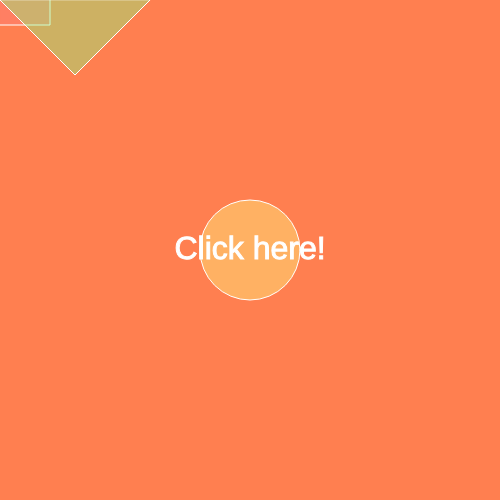
Frame 1 (no input)
Frame 60 (no input): identical to frame 1, image omitted
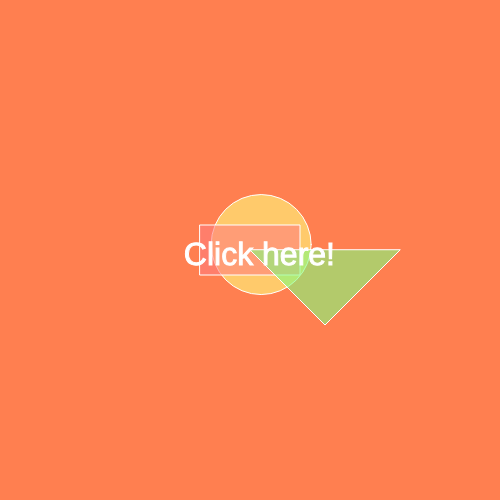
Frame 120 (the mouse pressed at the canvas centre since frame 60)

The p5.js sketch that drew these frames (run headless with seeded random() and noise() and a simulated clock; from frame 60 on, the mouse is pressed at the canvas centre):

// p5.js sketch
// ── sketch.js
let textX = 250;
let textY = 250;
let circleX = 250;
let circleY = 250;

// The setup function only happens once
function setup() {
  createCanvas(500, 500); // Create a 500px X 500px canvas
}

// The draw function happens over and over again
function draw() {
  background(255, 127, 80); // Set the background color to coral

  // Circle
  stroke(255);
  if (dist(mouseX, mouseY, circleX, circleY) <= 50) {
    fill(255, 255, 127, 150); // Change the fill color when the mouse is over the circle
  } else {
    fill(255, 255, 127, 100);
  }
  ellipse(circleX, circleY, 100, 100); // Center of canvas, 100px diameter

  // Rectangle
  stroke(255);
  if (dist(mouseX, mouseY, width / 2, height / 2) <= 75) {
    fill(255, 127, 127, 150); // Change the fill color when the mouse is over the rectangle
  } else {
    fill(255, 127, 127, 100);
  }
  rectMode(CENTER);
  rect(mouseX, mouseY, 100, 50); // Follow the mouse cursor, 100px X 50px

  // Triangle
  stroke(255);
  if (dist(mouseX, mouseY, width / 2, height / 2) <= 100) {
    fill(127, 255, 127, 150); // Change the fill color when the mouse is over the triangle
  } else {
    fill(127, 255, 127, 100);
  }
  triangle(mouseX, mouseY, mouseX + 75, mouseY + 75, mouseX + 150, mouseY); // Follow the mouse cursor, 150px wide

  // Text
  textSize(32);
  fill(255);
  textAlign(CENTER, CENTER);
  text("Click here!", textX, textY);

  // Update text position when the mouse is clicked
  if (mouseIsPressed) {
    textX += random(-5, 5);
    textY += random(-5, 5);
    circleX += random(-5, 5);
    circleY += random(-5, 5);
  }
}







// ── epic.html
<!DOCTYPE html>
<html>
<head>
	<meta charset="utf-8">
	<meta name="viewport" content="width=device-width, initial-scale=1">
	<link rel="stylesheet" type="text/css" href="styles.css">
	<title>Pretty girl</title>
</head>
<body>
	<h1>playing with a ball</h1>
	<p> playing with a cat 
	<br>
	<a href=""></a><iframe width="560" height="315" src="https://www.youtube.com/embed/ISTx8c5ehXc" title="YouTube video player" frameborder="0" allow="accelerometer; autoplay; clipboard-write; encrypted-media; gyroscope; picture-in-picture; web-share" allowfullscreen></iframe>
	<a href="girly.html">check this</a>
	<a href="place.html">photo</a>
	<a href="girl.html">sound to listen</a>
	<a href="index.html">home</a>
	<a href="final.html">final project</a>

</body>
</html>
// ── final.html
<!DOCTYPE html>
<html>
<head>
	<meta charset="utf-8">
	<meta name="viewport" content="width=device-width, initial-scale=1">
	<link rel="stylesheet" type="text/css" href="styles.css">
	<title>Final Project</title>
</head>
<body>
	<h1>Final project,John and the coffee cafe</h1>
	<iframe width="560" height="315" src="https://www.youtube.com/embed/afKYV0hS7FM" title="YouTube video player" frameborder="0" allow="accelerometer; autoplay; clipboard-write; encrypted-media; gyroscope; picture-in-picture; web-share" allowfullscreen></iframe>
	<br>
	<a href="place.html">photo</a>
	<a href="girly.html">check this</a>
	<a href="epic.html">play here</a>
	<a href="girl.html">sound to listen</a>
	<a href="index.html">Home</a>
	<a href="final.html">final project</a>

</body>
</html>
// ── girl.html
<!DOCTYPE html>
<html>
<head>
	<meta charset="utf-8">
	<meta name="viewport" content="width=device-width, initial-scale=1">
	<link rel="stylesheet" type="text/css" href="styles.css">
	<title>Music</title>
</head>
<body>
	<h1>listening music</h1><iframe width="100%" height="300" scrolling="no" frameborder="no" allow="autoplay" src="https://w.soundcloud.com/player/?url=https%3A//api.soundcloud.com/tracks/1467915091&color=%23ff5500&auto_play=false&hide_related=false&show_comments=true&show_user=true&show_reposts=false&show_teaser=true&visual=true"></iframe><div style="font-size: 10px; color: #cccccc;line-break: anywhere;word-break: normal;overflow: hidden;white-space: nowrap;text-overflow: ellipsis; font-family: Interstate,Lucida Grande,Lucida Sans Unicode,Lucida Sans,Garuda,Verdana,Tahoma,sans-serif;font-weight: 100;"><a href="https://soundcloud.com/user473773262" title="user473773262" target="_blank" style="color: #cccccc; text-decoration: none;">user473773262</a> · <a href="https://soundcloud.com/user473773262/audacity" title="Audacity" target="_blank" style="color: #cccccc; text-decoration: none;">Audacity</a></div>
	<a href="girly.html">check this</a>
	<a href="place.html">play here</a>
	<a href="epic.html">sound to listen</a>
	<a href="index.html">home</a>
	<a href="final.html">final project</a>

</body>
</html>
// ── girly.html
<!DOCTYPE html>
<html>
<head>
	<meta charset="utf-8">
	<meta name="viewport" content="width=device-width, initial-scale=1">
  <link rel="stylesheet" type="text/css" href="styles.css">
	<title>Girl and a cat</title>
</head>
<body>
	<h1>Girl and a cat in a park</h1>
	<p> A girl with a cat in apark were playing with a ball.</p>
	<img src="images/qazi.png" width="300px">
	<br>
	<a href="place.html">photo</a>
	<a href="girly.html">chick this</a>
	<a href="epic.html">play here</a>
	<a href="girl.html">sound to listen</a>
	<a href="index.html">home</a>
	<a href="final.html">final project</a>
</body>
</html>



 






// ── move.html
<!DOCTYPE html>
<html>
<head>
	<meta charset="utf-8">
	<meta name="viewport" content="width=device-width, initial-scale=1">
  <link rel="stylesheet" type="text/css" href="styles.css">
	<title>Girl and a cat</title>
</head>
<body>
	<h1>Girl and a cat in a park</h1>
	<p> A girl with a cat in apark were playing with a ball.</p>
	<img src="images/qazi.png" width="300px">
	<br>
	<a href="place.html">Home</a>
	<a href="epic.html">play here</a>
	<a href="girl.html">sound to listen</a>
	<a href="image.html">click here</a>
	<a href="index.html">programming</a>
	<a href="final.html">final project</a>
</body>
</html>



 






// ── place.html
<!DOCTYPE html>
<html>
<head>
	<meta charset="utf-8">
	<meta name="viewport" content="width=device-width, initial-scale=1">
	<link rel="stylesheet" type="text/css" href="styles.css">
	<title>Pretty girl</title>
</head>
<body>
<h1> A girl lonely on road</h1>
<p>Once a girl was sitting on a street all alone</p> 
<img src="images/qazi_raster.jpg"width="300px">
<br>
<a href="girly.html">check this</a>
<a href="epic.html">play here</a>
<a href="girl.html">sound to listen</a>
<a href="image.html">click here</a>
<a href="final.html">final project</a>
<a href="index.html">home</a>

</body>
</html>
// ── styles.css
/* Change the background color to purple */
body {
  background-color: purple ;
}

/* Style the h1 heading with a different font and color */
h1 {
  font-family: Arial, sans-serif;
  color: #fff;
}

/* Add a border to the image */
img {
  border: 5px solid #fff;
}

/* Style the links to have a teal color and underline on hover */
a {
  color: #008080;
  text-decoration: none;
}

a:hover {
  text-decoration: underline;
}
